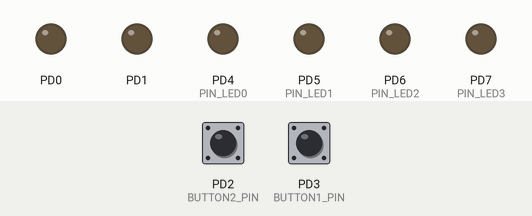
Recording of a program running on a simulated ATmega328P, built with avr-gcc and emulated at 1.6 MHz. Parts: output pins drawn as LEDs (lit = HIGH). The test bench sets the inputs (shaded band); at power-on: PD2 (BUTTON2_PIN) HIGH, PD3 (BUTTON1_PIN) HIGH.

Above: at 1.2 s.
1.3 s: PD2 (BUTTON2_PIN) pulled LOW for 0.15 s
At 2.6 s:
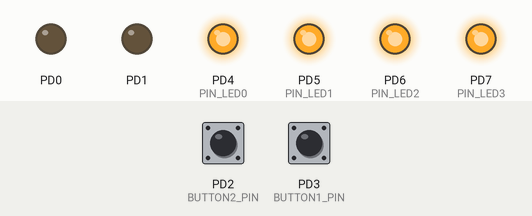
2.9 s: PD3 (BUTTON1_PIN) pulled LOW for 0.15 s
At 3.3 s:
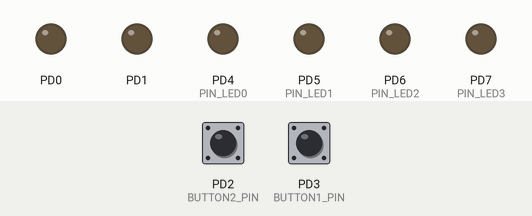
4.5 s: PD2 (BUTTON2_PIN) pulled LOW for 1 s
At 6.5 s:
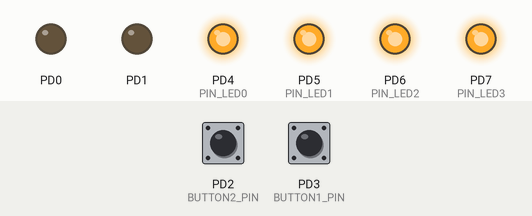
Timing chart, 0 to 8.0 s (numbered marks = the images above; inputs shaded):
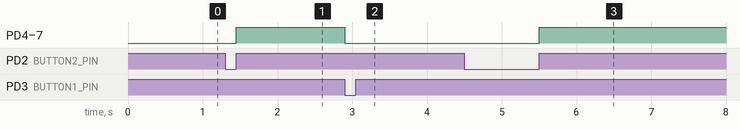

Measured:
- after the input at 1.3 s, PD4 (PIN_LED0), PD5 (PIN_LED1), PD6 (PIN_LED2), PD7 (PIN_LED3): LOW → HIGH after 0.15 s
- after the input at 2.9 s, PD4 (PIN_LED0), PD5 (PIN_LED1), PD6 (PIN_LED2), PD7 (PIN_LED3): HIGH → LOW at once
- after the input at 4.5 s, PD4 (PIN_LED0), PD5 (PIN_LED1), PD6 (PIN_LED2), PD7 (PIN_LED3): LOW → HIGH after 1.0 s

The program:

main.c
```c
// /*
//  * Tema3.c
//  */


#define F_CPU 1600000UL
#include <avr/io.h>
#include <avr/interrupt.h>


#define PORT_LED0	PORTD
#define PIN_LED0	PIND4
#define PORT_LED1	PORTD
#define PIN_LED1	PIND5
#define PORT_LED2	PORTD
#define PIN_LED2	PIND6
#define PORT_LED3	PORTD
#define PIN_LED3	PIND7


#define BUTTON1_PORT PORTD
#define BUTTON1_PIN  PIND3
#define BUTTON2_PORT PORTD
#define BUTTON2_PIN PIND2

int main(void)
{
	init_devices(); //off
	init_intr();
	while (1);
}

ISR(INT0_vect)
{
	PORT_LED0 |= (1 << PIN_LED0);
	PORT_LED1 |= (1 << PIN_LED1);
	PORT_LED2 |= (1 << PIN_LED2);
	PORT_LED3 |= (1 << PIN_LED3);
}


ISR(INT1_vect)
{
	PORT_LED0 &= ~(1 << PIN_LED0);
	PORT_LED1 &= ~(1 << PIN_LED1);
	PORT_LED2 &= ~(1 << PIN_LED2);
	PORT_LED3 &= ~(1 << PIN_LED3);
}


void init_intr()
{
	EICRA |= (1 << ISC11) | (0 << ISC10) | (1 << ISC01) | (1 << ISC00); //masca pt butoane 00001100 // rising - cand iei degetul
	EIMSK |= (1 << INT0);                                                                           // falling - imd cum apesi
	EIMSK |= (1 << INT1);
	sei();
}

void port_init(void)
{
	DDRD  = 0xF3;
	PORTD = 0x0C;
}

void init_devices(void)
{
	port_init();
}
```
